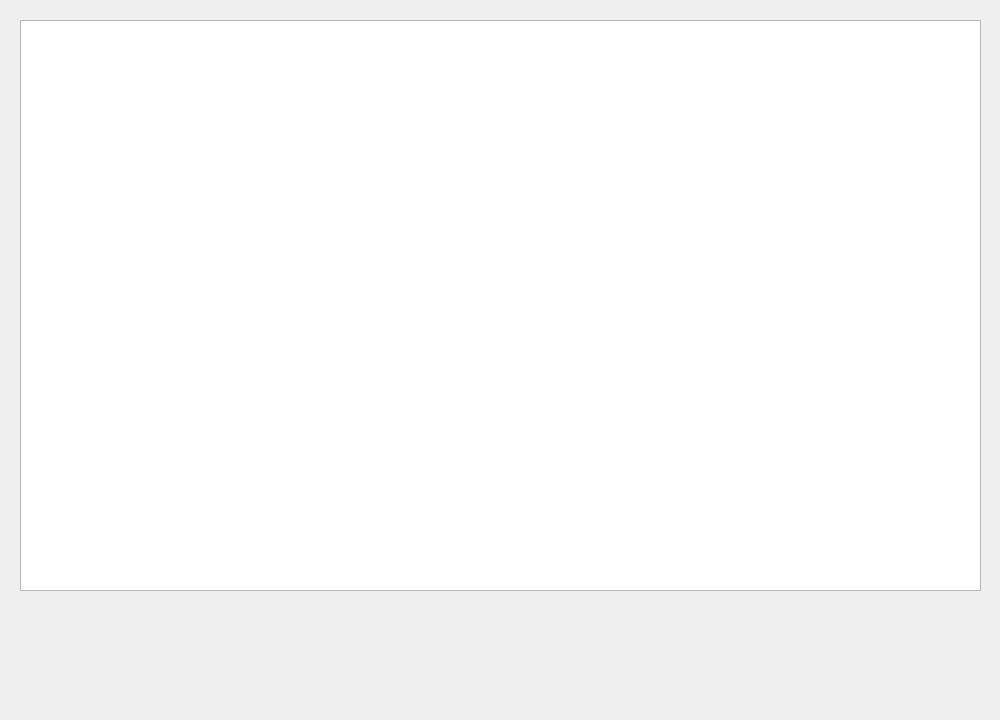
<?xml version="1.0" encoding="UTF-8"?>
<ui version="4.0">
 <class>table_ip</class>
 <widget class="QWidget" name="table_ip">
  <property name="geometry">
   <rect>
    <x>0</x>
    <y>0</y>
    <width>1000</width>
    <height>720</height>
   </rect>
  </property>
  <property name="windowTitle">
   <string>Form</string>
  </property>
  <widget class="QTableView" name="tableView">
   <property name="geometry">
    <rect>
     <x>20</x>
     <y>20</y>
     <width>961</width>
     <height>571</height>
    </rect>
   </property>
   <property name="showGrid">
    <bool>false</bool>
   </property>
   <property name="gridStyle">
    <enum>Qt::NoPen</enum>
   </property>
  </widget>
 </widget>
 <resources/>
 <connections/>
</ui>
